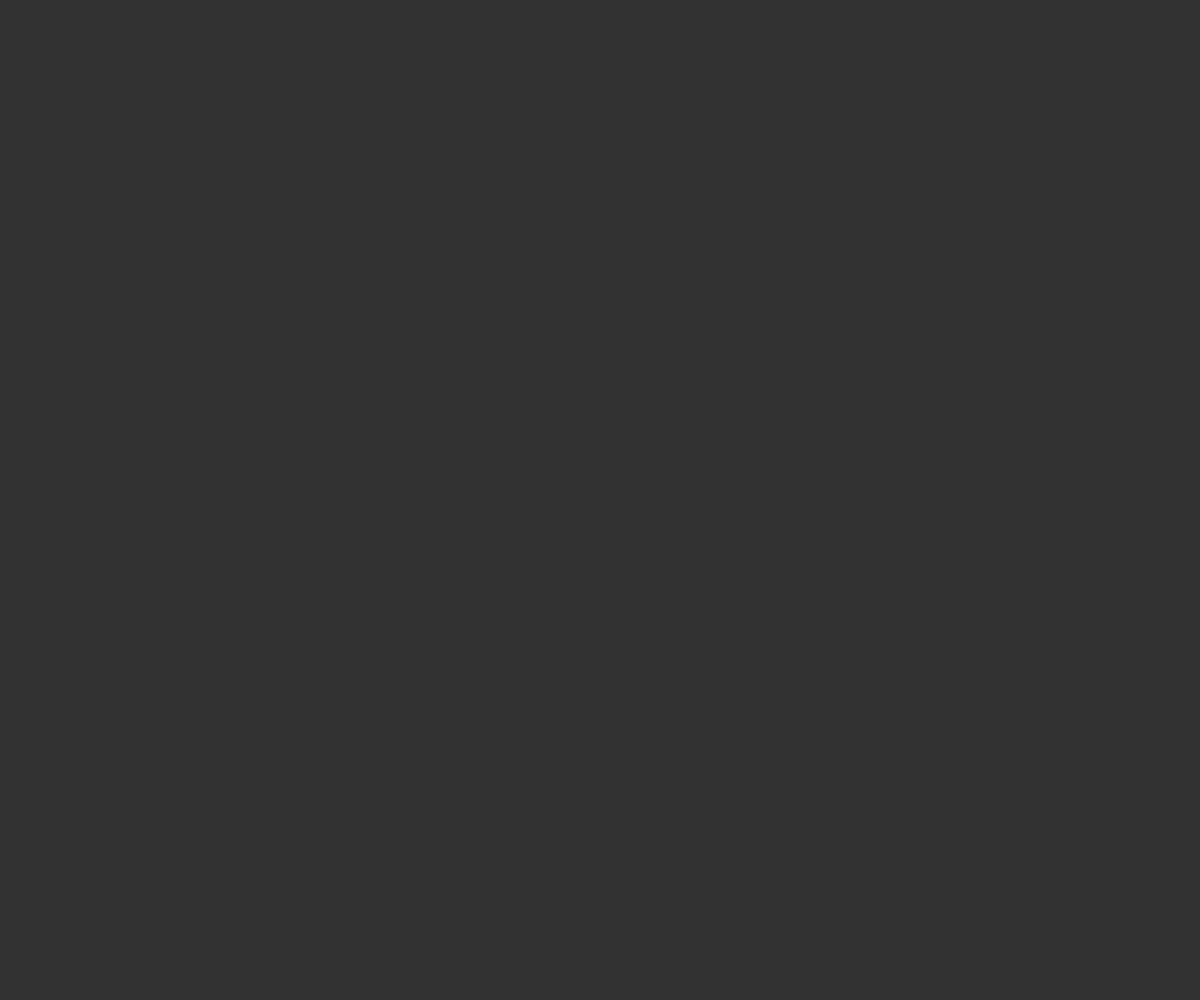
Frame 1 (no input)
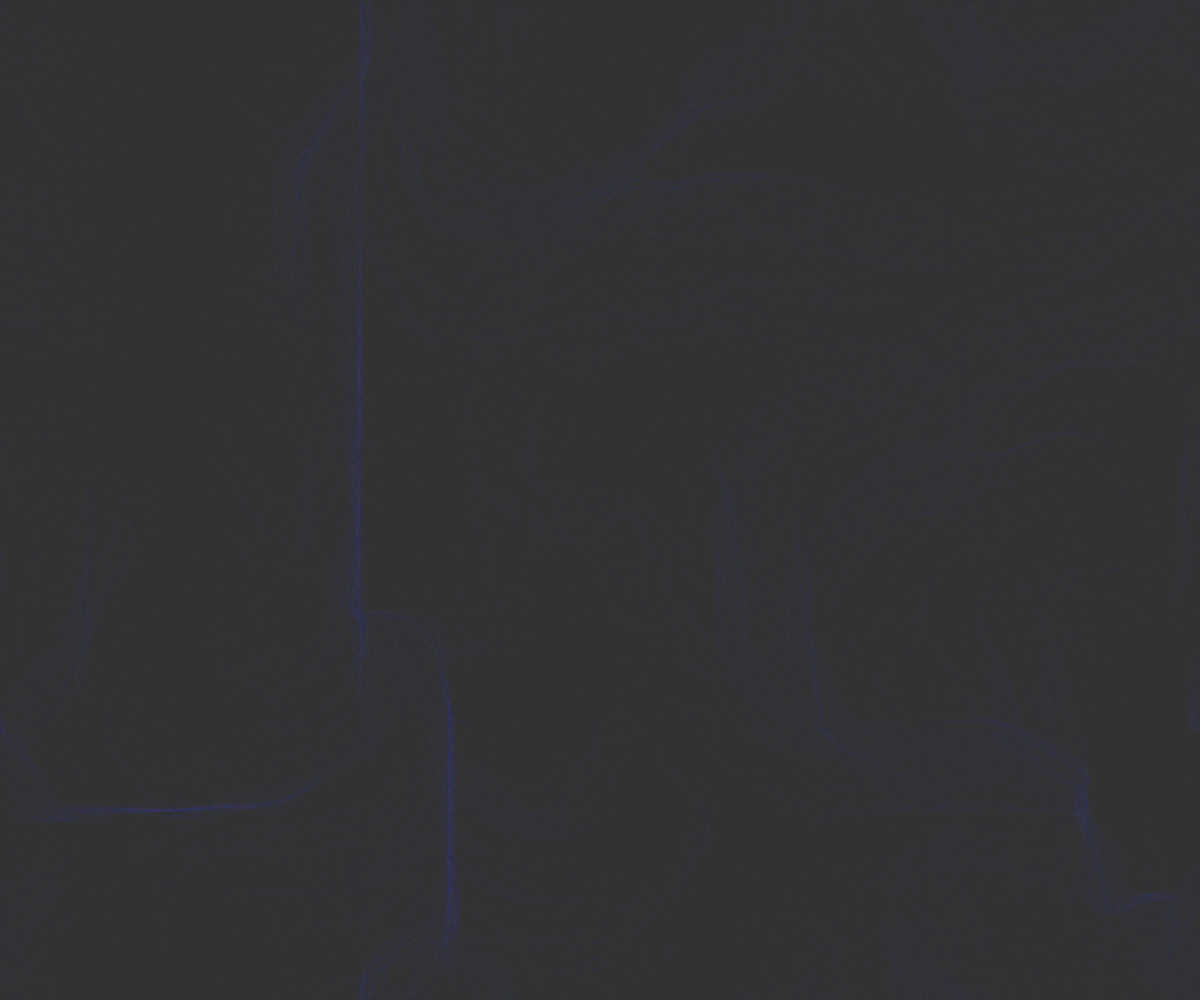
Frame 60 (no input)
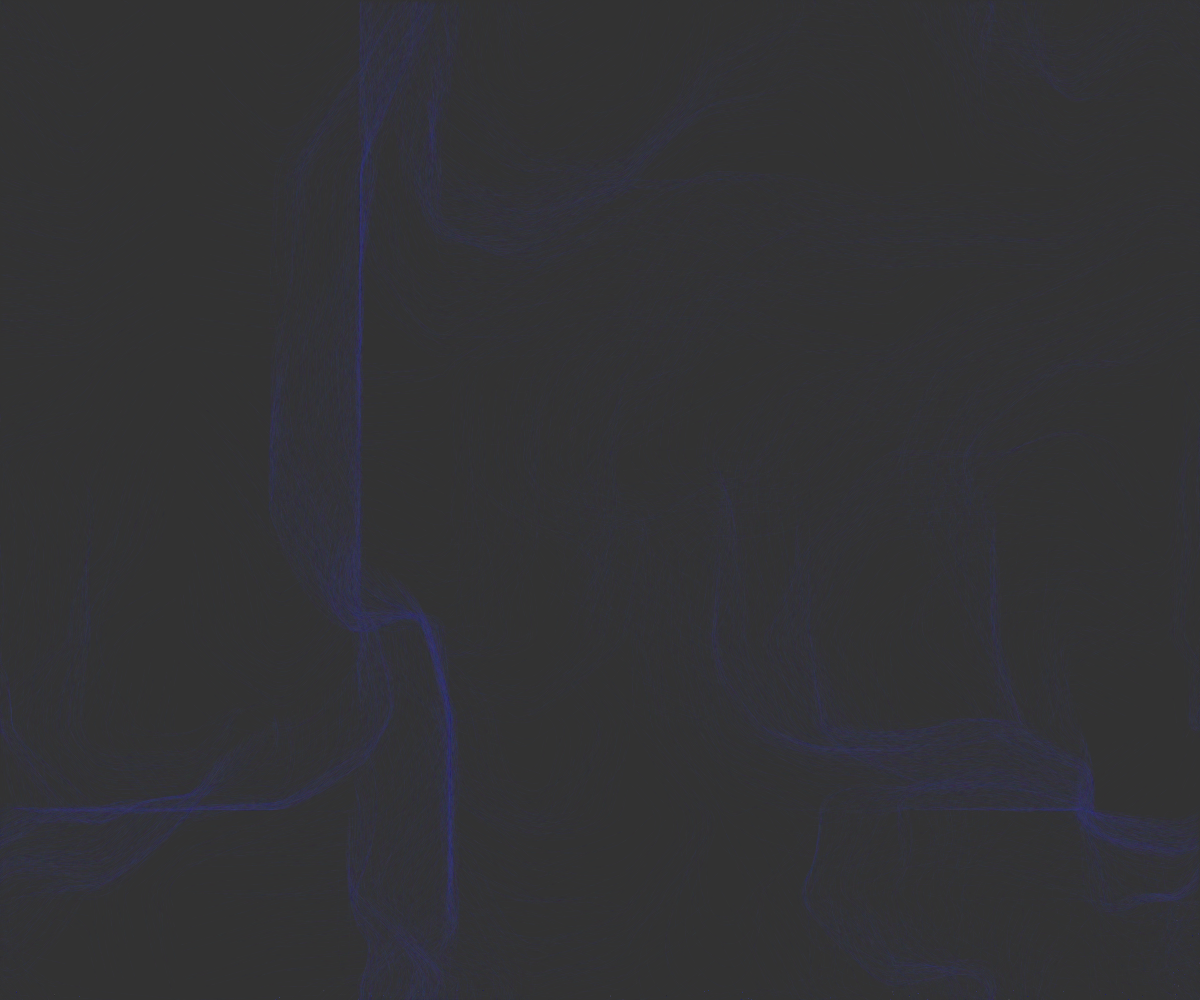
Frame 120 (the mouse pressed at the canvas centre since frame 60)

The p5.js sketch that drew these frames (run headless with seeded random() and noise() and a simulated clock; from frame 60 on, the mouse is pressed at the canvas centre):

// p5.js sketch
// ── sketch.js
// Daniel Shiffman
// https://thecodingtrain.com/CodingChallenges/024-perlinnoiseflowfield.html

// i like more flow vectors ie bigger scale and more particles
//try 50 / 200 or 80/400, 100 is to big on the scl
var inc = 0.1;
var scl = 90;
var cols, rows;

var zoff = 0;

var fr;

var particles = [];

var flowfield;

function setup() {
  createCanvas(windowWidth, windowHeight);
  cols = floor(width / scl);
  rows = floor(height / scl);
  fr = createP('');

  flowfield = new Array(cols * rows);

  for (var i = 0; i < 5000; i++) {
    particles[i] = new Particle();
  }
   background(50);
}

function draw() {
 // background(255,4);

  var yoff = 0;
  for (var y = 0; y < rows; y++) {
    var xoff = 0;
    for (var x = 0; x < cols; x++) {
      var index = x + y * cols;
      var angle = noise(xoff, yoff, zoff) * TWO_PI * 4;
      var v = p5.Vector.fromAngle(angle);
      v.setMag(1);
      flowfield[index] = v;
      xoff += inc;
      // stroke(0, 50);
      // push();
      // translate(x * scl, y * scl);
      // rotate(v.heading());
      // strokeWeight(1);
      // line(0, 0, scl, 0);
      // pop();
    }
    yoff += inc;

    zoff += 0.0003;
  }

  for (var i = 0; i < particles.length; i++) {
    particles[i].follow(flowfield);
    particles[i].update();
    particles[i].edges();
    particles[i].show();
  }

  // fr.html(floor(frameRate()));
}
// ── particle.js
// Daniel Shiffman
// http://codingtra.in
// http://patreon.com/codingtrain
// Code for: https://youtu.be/BjoM9oKOAKY

var Roff = 0;
var Goff = 120;
var Boff = 240;

class Particle {
  constructor() {
    this.pos = createVector(random(width), random(height));
    this.vel = createVector(0, 0);
    this.acc = createVector(0, 0);
    this.maxspeed = 4;
    this.prevPos = this.pos.copy();
    this.r = 0;
    this.g = 500;
    this.b = 1000;
  }

  update() {
    this.vel.add(this.acc);
    this.vel.limit(this.maxspeed);
    this.pos.add(this.vel);
    this.acc.mult(0);
  }

  follow(vectors) {
    var x = floor(this.pos.x / scl);
    var y = floor(this.pos.y / scl);
    var index = x + y * cols;
    var force = vectors[index];
    this.applyForce(force);
  }

  applyForce(force) {
    this.acc.add(force);
  }

  show() {
    this.r = map(noise(Roff),0,1,0,155);
    this.g = map(noise(Goff),0,1,0,155);  
    this.b = map(noise(Boff),0,1,0,255);  
    
    stroke(this.r,this.g,this.b,10);
    
   // stroke(255,50+random(10),0, 100);
    strokeWeight(1);
    line(this.pos.x, this.pos.y, this.prevPos.x, this.prevPos.y);
    this.updatePrev();
      
    Roff += 0.01;
    Goff += 0.01;
    Boff += 0.01; 
  }

  updatePrev() {
    this.prevPos.x = this.pos.x;
    this.prevPos.y = this.pos.y;
  }

  edges() {
    if (this.pos.x > width) {
      this.pos.x = 0;
      this.updatePrev();
    }
    if (this.pos.x < 0) {
      this.pos.x = width;
      this.updatePrev();
    }
    if (this.pos.y > height) {
      this.pos.y = 0;
      this.updatePrev();
    }
    if (this.pos.y < 0) {
      this.pos.y = height;
      this.updatePrev();
    }
  }
}
